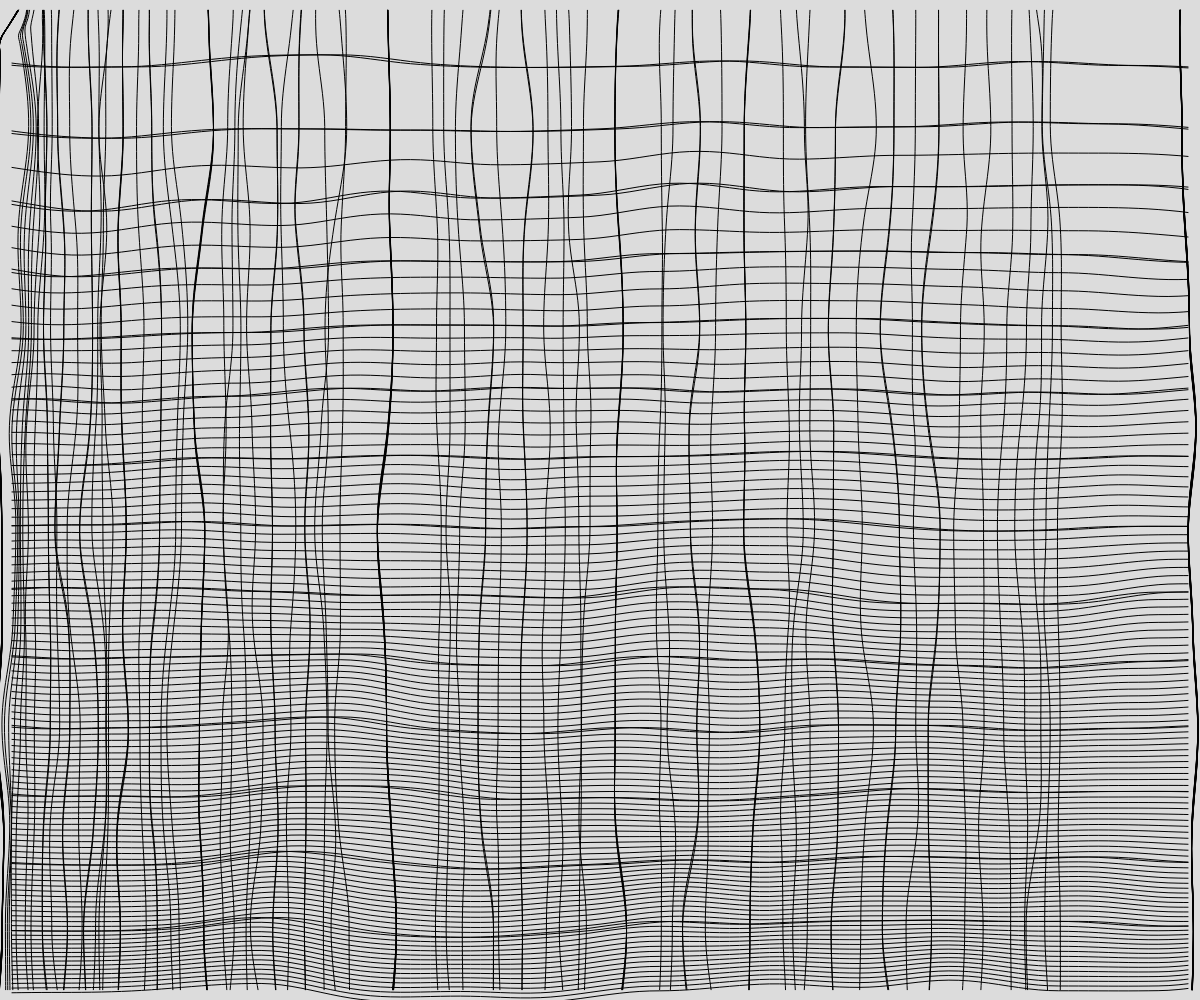
Frame 1 (no input)
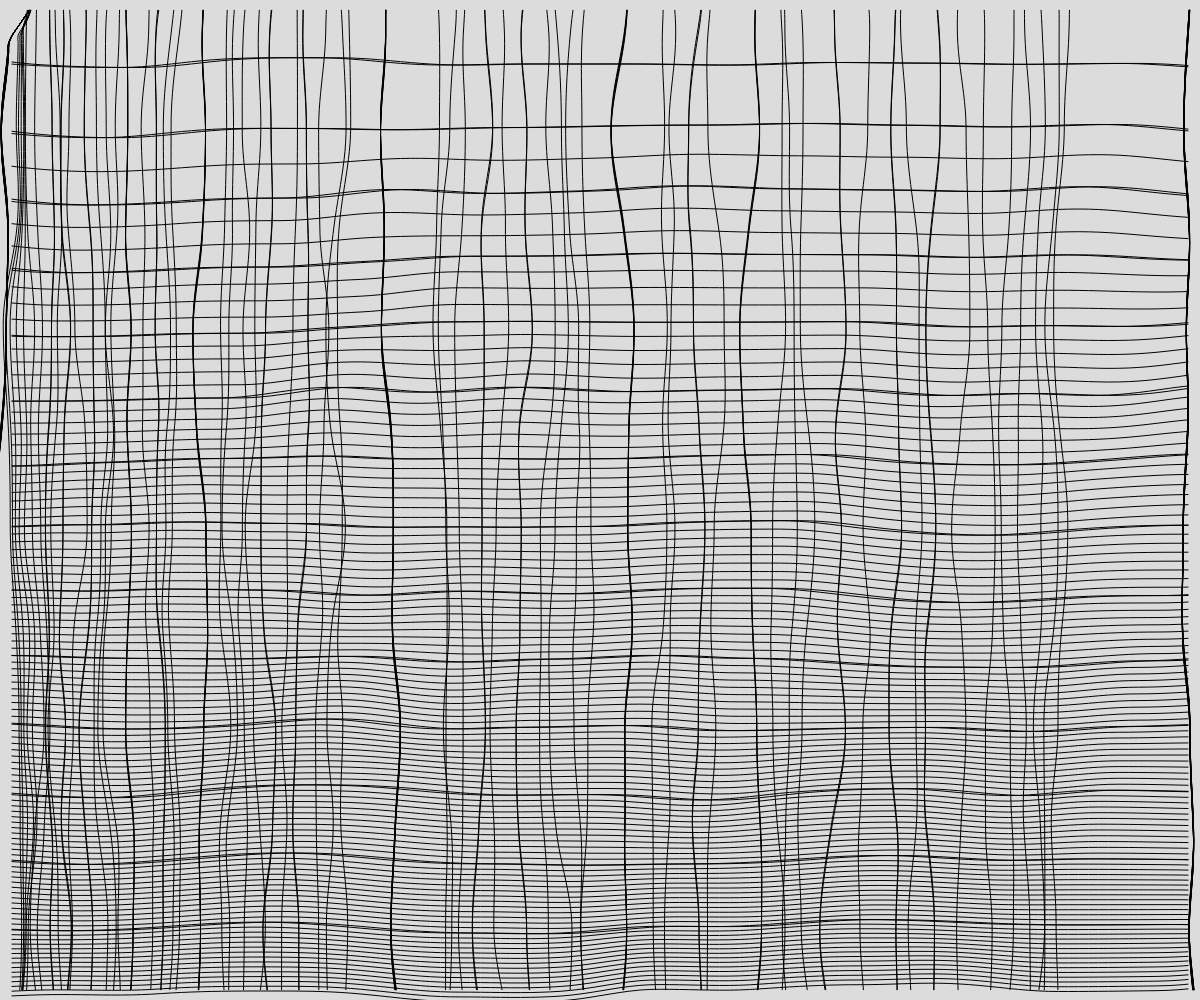
Frame 60 (no input)
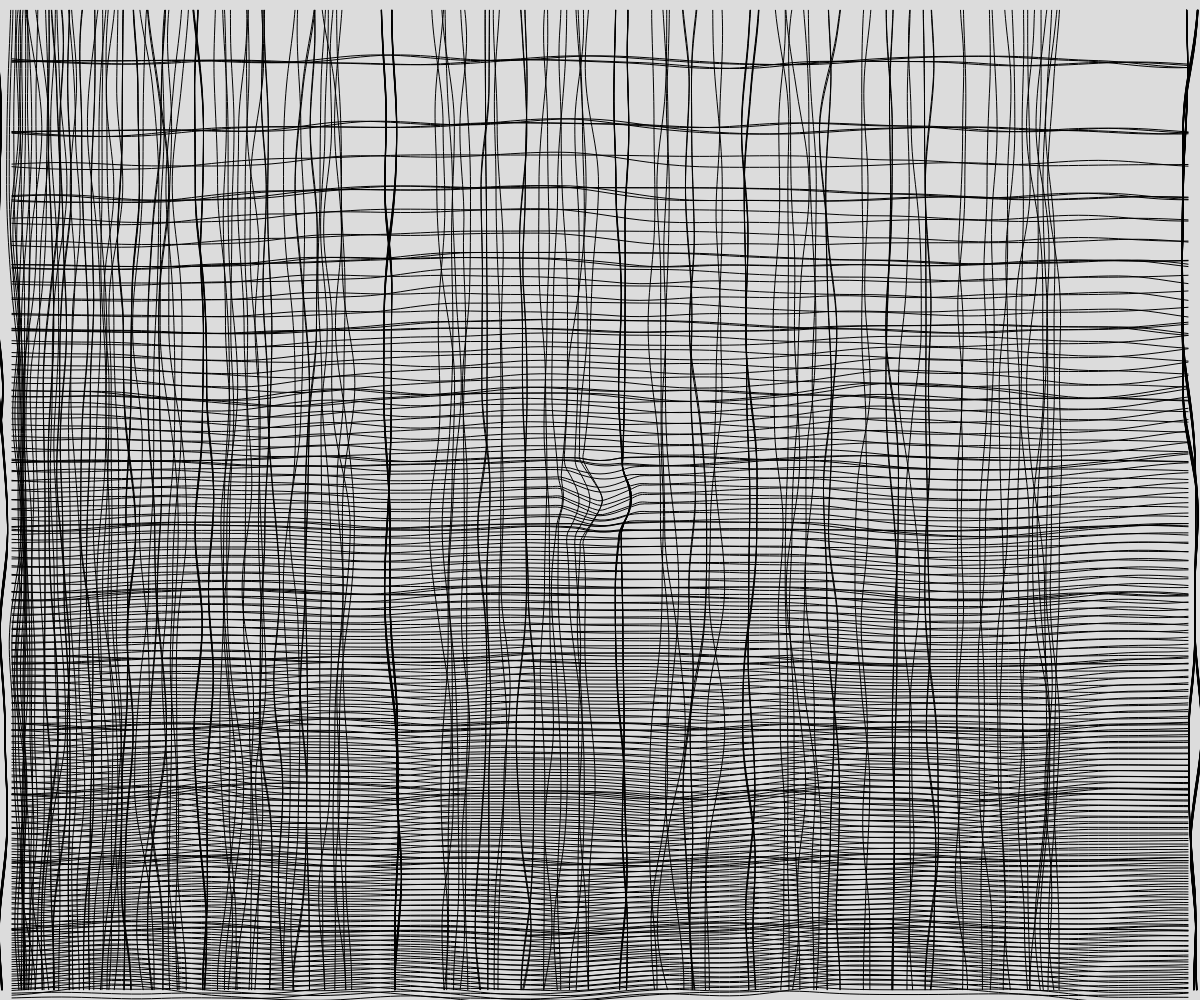
Frame 120 (the mouse pressed at the canvas centre since frame 60)

The p5.js sketch that drew these frames (run headless with seeded random() and noise() and a simulated clock; from frame 60 on, the mouse is pressed at the canvas centre):

// p5.js sketch
// ── sketch.js
// create an empty array named things
let things = [];

function setup() {
  // full window canvas
  createCanvas(windowWidth, windowHeight);
  // create one Thing that draws the grid
  things.push(new Thing());
}

function draw() {
  background(220);
  // for each thing
  for (const each of things) {
    // call its draw method
    each.draw();
  }
}

function mousePressed() {
  // add another Thing (optional) - keep behaviour if user wants multiple layers
  let t = new Thing();
  things.push(t);
}

function windowResized() {
  resizeCanvas(windowWidth, windowHeight);
}
// ── Thing.js
class Thing {
	constructor() {
		// number of rows in the grid (vertical partitioning)
		this.rows = 15;
		// padding from the edges
		this.pad = 2;
		// base amplitude for wiggle
		this.baseAmp = 10;
		// noise detail
		noiseDetail(2, 0.5);
		// seed so each Thing is stable
		this.seed = random(1000);
	}

	// draw the entire grid of lines
	draw() {
		push();
		translate(0, 0);
		stroke(0);
		noFill();

		const w = width - this.pad * 2;
		const h = height - this.pad * 2;

		// spacing between rows (horizontal stripes)
		const rowH = h / this.rows;

		// Vertical lines: increasing count from left to right, maximum equals rows
		// but the user asked: "increasing number of vertical not straight lines from the left side" -> interpret as per row, leftmost row has 1 vertical line, next row 2, ...
		// We'll draw vertical sets per row band, spaced across the grid width based on the number in the last row.

		// Horizontal lines: increasing count from bottom to top, adding one line per row of the grid.

		for (let r = 0; r < this.rows; r++) {
			const yTop = this.pad + r * rowH;
			const yBottom = yTop + rowH;

			// For each row we draw the horizontal line(s). The spec says add one line per row of the grid —
			// we'll draw r+1 horizontal wiggly lines between yTop and yBottom, distributed evenly in that band.
			const horizCount = r + 1;
			for (let hi = 0; hi < horizCount; hi++) {
				const y = lerp(yBottom, yTop, hi / (horizCount - 1 || 1));
				this._drawWigglyHorizontal(y, r, h);
			}

			// Vertical lines for this row: increase by row index as well.
			const vertCount = r + 1; // leftmost band has 1, increasing to the right
			// We must space vertical lines based on the number of lines filling the last row of each direction
			// Interpret as: full width uses `this.rows` as max vertical density; here compute positions across width
			for (let vi = 0; vi < vertCount; vi++) {
				// map vi across the left portion of the canvas — but spec said "from the left side" so we bias positions toward left
				// We'll place vertical lines across the full width but denser on the left by squaring the normalized position.
				const t = vi / (vertCount - 1 || 1);
				const biasedT = pow(t, 1.6); // bias toward 0 (left)
				const x = this.pad + biasedT * w;
				this._drawWigglyVertical(x, r, w);
			}
		}

		pop();
	}

	// Draw a horizontally-oriented wiggly line across the width at y
	_drawWigglyHorizontal(y, rowIndex, gridHeight) {
		const amp = this._computeAmp(y);
		const detail = 120; // number of samples along the line
		beginShape();
		for (let i = 0; i <= detail; i++) {
			const t = i / detail;
			const x = lerp(this.pad, width - this.pad, t);
			// noise seed mixes rowIndex, x and global seed
			const n = noise(this.seed + rowIndex * 0.1 + x * 0.005, y * 0.005, frameCount * 0.005);
			const wig = map(n, 0, 1, -amp, amp);
			// if mouse is near this point, add extra wiggle
			const d = dist(mouseX, mouseY, x, y);
			const extra = this._mouseInfluence(d) * amp * 1.5;
			curveVertex(x, y + wig + extra);
		}
		endShape();
	}

	// Draw a vertically-oriented wiggly line down the height at x
	_drawWigglyVertical(x, colIndex, gridWidth) {
		const amp = this._computeAmp(x);
		const detail = 120;
		beginShape();
		for (let i = 0; i <= detail; i++) {
			const t = i / detail;
			const y = lerp(this.pad, height - this.pad, t);
			const n = noise(this.seed + colIndex * 0.005 + y * 0.005, x * 0.05, frameCount * 0.1);
			const wig = map(n, 0, 1, -amp, amp);
			const d = dist(mouseX, mouseY, x, y);
			const extra = this._mouseInfluence(d) * amp * 2.5;
			curveVertex(x + wig + extra, y);
		}
		endShape();
	}

	// compute amplitude, scale with window size and mouse
	_computeAmp(pos) {
		// base amplitude scaled by canvas size
		const scale = (width + height) / 1000;
		return this.baseAmp * scale;
	}

	// mouse influence falls off with distance; returns 0..1
	_mouseInfluence(distToPoint) {
		const falloff = 80; // pixels
		return max(0, 0.5 - distToPoint / falloff);
	}
}
